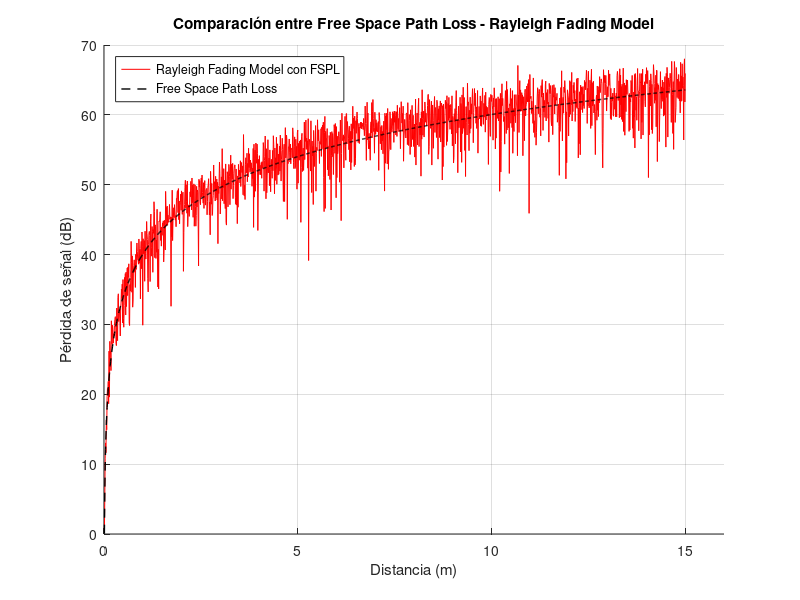

The MATLAB source for this figure:
% Parámetros del escenario 1
f = 2.4e9;                % Frecuencia (Hz)
c = 3e8;                  % Velocidad de la luz (m/s)
d = 0.01:0.01:15;         % Distancia (m)
L_wall = 6;               % Atenuación por pared de ladrillo (dB)
L_floor = 0;              % Sin pisos en este escenario

% FSPL
PL_fspl = 20*log10(d) + 20*log10(f) + 20*log10(4*pi/c);

% Variable Rayleigh
sigma = 1;  % parámetro de la distribución
N = length(d);

% Muestras independientes de Rayleigh
PF = raylrnd(sigma, 1, N);  % un valor distinto por punto

PL_rayleigh = PL_fspl + 10*log10(PF);

% Gráfica
figure; hold on;
plot(d, PL_rayleigh, '-r', 'LineWidth', 0.5, 'DisplayName', 'Rayleigh Fading Model con FSPL');
plot(d, PL_fspl, '--k', 'LineWidth', 1, 'DisplayName', 'Free Space Path Loss');

xlim([0 16]); % Establece los límites del eje X de 0 a 15 metros

xlabel('Distancia (m)');
ylabel('Pérdida de señal (dB)');
title('Comparación entre Free Space Path Loss - Rayleigh Fading Model');
legend('Location', 'northwest');
grid on;

fprintf('Pérdida FSPL a %.2f m: %.2f dB\n', d(end), PL_fspl(end));
fprintf('Pérdida MKM  a %.2f m: %.2f dB\n', d(end), PL_rayleigh(end));
